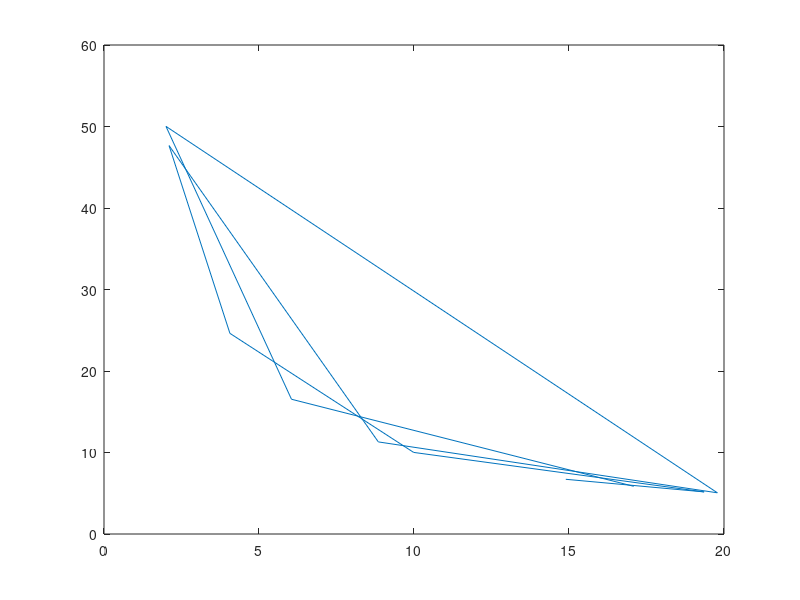

Recreate this plot in MATLAB.
clear all
clc

m = 10;
N = 100;
intervalo = [1, 20];

% a)
delta = intervalo(2) - intervalo(1);
test = rand(1, m);
areas = intervalo(1) + delta*test;

% b)
tensoes = N./areas;

% c)
plot(areas, tensoes)


